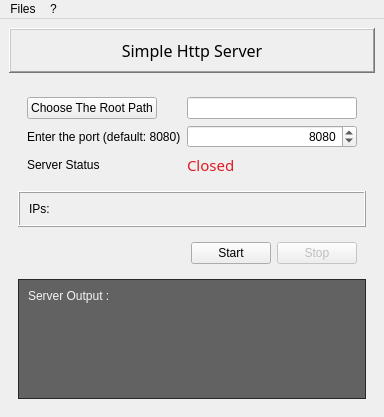
<?xml version="1.0" encoding="UTF-8"?>
<ui version="4.0">
 <class>MainWindow</class>
 <widget class="QMainWindow" name="MainWindow">
  <property name="geometry">
   <rect>
    <x>0</x>
    <y>0</y>
    <width>384</width>
    <height>417</height>
   </rect>
  </property>
  <property name="windowTitle">
   <string>MainWindow</string>
  </property>
  <widget class="QWidget" name="centralwidget">
   <layout class="QVBoxLayout" name="verticalLayout">
    <item>
     <widget class="QFrame" name="titleContainer">
      <property name="sizePolicy">
       <sizepolicy hsizetype="Preferred" vsizetype="Preferred">
        <horstretch>0</horstretch>
        <verstretch>0</verstretch>
       </sizepolicy>
      </property>
      <property name="frameShape">
       <enum>QFrame::WinPanel</enum>
      </property>
      <property name="frameShadow">
       <enum>QFrame::Raised</enum>
      </property>
      <layout class="QHBoxLayout" name="horizontalLayout">
       <property name="sizeConstraint">
        <enum>QLayout::SetDefaultConstraint</enum>
       </property>
       <item>
        <widget class="QLabel" name="title">
         <property name="styleSheet">
          <string notr="true">font: 16px bold ;</string>
         </property>
         <property name="text">
          <string>Simple Http Server</string>
         </property>
         <property name="alignment">
          <set>Qt::AlignCenter</set>
         </property>
        </widget>
       </item>
      </layout>
     </widget>
    </item>
    <item>
     <widget class="QFrame" name="mainContainer">
      <property name="sizePolicy">
       <sizepolicy hsizetype="Preferred" vsizetype="Expanding">
        <horstretch>0</horstretch>
        <verstretch>0</verstretch>
       </sizepolicy>
      </property>
      <layout class="QVBoxLayout" name="verticalLayout_2">
       <item alignment="Qt::AlignTop">
        <widget class="QFrame" name="frame">
         <property name="enabled">
          <bool>true</bool>
         </property>
         <property name="sizePolicy">
          <sizepolicy hsizetype="Preferred" vsizetype="Preferred">
           <horstretch>0</horstretch>
           <verstretch>0</verstretch>
          </sizepolicy>
         </property>
         <layout class="QFormLayout" name="formLayout">
          <item row="0" column="0">
           <widget class="QPushButton" name="choosePathButton">
            <property name="text">
             <string>Choose The Root Path</string>
            </property>
           </widget>
          </item>
          <item row="0" column="1">
           <widget class="QLineEdit" name="rootP"/>
          </item>
          <item row="2" column="0">
           <widget class="QLabel" name="label_3">
            <property name="text">
             <string>Enter the port (default: 8080)</string>
            </property>
           </widget>
          </item>
          <item row="2" column="1">
           <widget class="QSpinBox" name="portEdit">
            <property name="alignment">
             <set>Qt::AlignRight|Qt::AlignTrailing|Qt::AlignVCenter</set>
            </property>
            <property name="minimum">
             <number>1</number>
            </property>
            <property name="maximum">
             <number>2147483647</number>
            </property>
            <property name="value">
             <number>8080</number>
            </property>
            <property name="displayIntegerBase">
             <number>10</number>
            </property>
           </widget>
          </item>
          <item row="3" column="0">
           <widget class="QLabel" name="label_4">
            <property name="text">
             <string>Server Status</string>
            </property>
           </widget>
          </item>
          <item row="3" column="1">
           <widget class="QLabel" name="statusLabel">
            <property name="styleSheet">
             <string notr="true">color: rgb(224, 27, 36);
font: 11pt bold;</string>
            </property>
            <property name="text">
             <string>Closed</string>
            </property>
           </widget>
          </item>
         </layout>
        </widget>
       </item>
       <item alignment="Qt::AlignTop">
        <widget class="QFrame" name="ipContainer">
         <property name="enabled">
          <bool>true</bool>
         </property>
         <property name="frameShape">
          <enum>QFrame::Box</enum>
         </property>
         <property name="frameShadow">
          <enum>QFrame::Raised</enum>
         </property>
         <layout class="QHBoxLayout" name="horizontalLayout_3">
          <item alignment="Qt::AlignLeft">
           <widget class="QLabel" name="label">
            <property name="text">
             <string>IPs: </string>
            </property>
           </widget>
          </item>
          <item>
           <widget class="QLabel" name="ips">
            <property name="sizePolicy">
             <sizepolicy hsizetype="Expanding" vsizetype="Preferred">
              <horstretch>0</horstretch>
              <verstretch>0</verstretch>
             </sizepolicy>
            </property>
            <property name="text">
             <string/>
            </property>
            <property name="wordWrap">
             <bool>true</bool>
            </property>
           </widget>
          </item>
         </layout>
        </widget>
       </item>
       <item alignment="Qt::AlignRight|Qt::AlignTop">
        <widget class="QFrame" name="frame_2">
         <property name="sizePolicy">
          <sizepolicy hsizetype="Preferred" vsizetype="Preferred">
           <horstretch>0</horstretch>
           <verstretch>0</verstretch>
          </sizepolicy>
         </property>
         <layout class="QHBoxLayout" name="horizontalLayout_2">
          <item>
           <widget class="QPushButton" name="startButton">
            <property name="text">
             <string>Start</string>
            </property>
            <property name="icon">
             <iconset theme="media-playback-start"/>
            </property>
            <property name="autoDefault">
             <bool>false</bool>
            </property>
            <property name="default">
             <bool>false</bool>
            </property>
           </widget>
          </item>
          <item>
           <widget class="QPushButton" name="closeButton">
            <property name="enabled">
             <bool>false</bool>
            </property>
            <property name="text">
             <string>Stop</string>
            </property>
            <property name="icon">
             <iconset theme="media-playback-stop"/>
            </property>
            <property name="default">
             <bool>false</bool>
            </property>
            <property name="flat">
             <bool>false</bool>
            </property>
           </widget>
          </item>
         </layout>
        </widget>
       </item>
       <item>
        <widget class="QFrame" name="frame_3">
         <property name="sizePolicy">
          <sizepolicy hsizetype="Preferred" vsizetype="Expanding">
           <horstretch>0</horstretch>
           <verstretch>0</verstretch>
          </sizepolicy>
         </property>
         <property name="autoFillBackground">
          <bool>false</bool>
         </property>
         <property name="styleSheet">
          <string notr="true">background-color: rgba(0, 0, 0, 150);
color: rgb(246, 245, 244);</string>
         </property>
         <property name="frameShape">
          <enum>QFrame::StyledPanel</enum>
         </property>
         <property name="frameShadow">
          <enum>QFrame::Raised</enum>
         </property>
         <layout class="QVBoxLayout" name="verticalLayout_3">
          <property name="spacing">
           <number>0</number>
          </property>
          <item alignment="Qt::AlignTop">
           <widget class="QLabel" name="label_2">
            <property name="styleSheet">
             <string notr="true">background-color: transparent;</string>
            </property>
            <property name="text">
             <string>Server Output :</string>
            </property>
           </widget>
          </item>
          <item>
           <widget class="QScrollArea" name="scrollArea">
            <property name="styleSheet">
             <string notr="true">background: transparent;</string>
            </property>
            <property name="widgetResizable">
             <bool>true</bool>
            </property>
            <widget class="QWidget" name="scrollAreaWidgetContents">
             <property name="geometry">
              <rect>
               <x>0</x>
               <y>0</y>
               <width>326</width>
               <height>68</height>
              </rect>
             </property>
            </widget>
           </widget>
          </item>
         </layout>
        </widget>
       </item>
      </layout>
     </widget>
    </item>
   </layout>
  </widget>
  <widget class="QMenuBar" name="menubar">
   <property name="geometry">
    <rect>
     <x>0</x>
     <y>0</y>
     <width>384</width>
     <height>22</height>
    </rect>
   </property>
   <widget class="QMenu" name="menuFiles">
    <property name="title">
     <string>Files</string>
    </property>
    <addaction name="actionStart_Server"/>
    <addaction name="actionStop_Server"/>
    <addaction name="separator"/>
    <addaction name="actionExit"/>
   </widget>
   <widget class="QMenu" name="menu">
    <property name="title">
     <string>?</string>
    </property>
    <addaction name="actionAbout"/>
    <addaction name="actionAbout_Qt"/>
   </widget>
   <addaction name="menuFiles"/>
   <addaction name="menu"/>
  </widget>
  <action name="actionAbout_Qt">
   <property name="icon">
    <iconset>
     <normalon>:/images/qtlogo-16.png</normalon>
    </iconset>
   </property>
   <property name="text">
    <string>About Qt</string>
   </property>
  </action>
  <action name="actionStart_Server">
   <property name="icon">
    <iconset theme="media-playback-start"/>
   </property>
   <property name="text">
    <string>Start Server</string>
   </property>
  </action>
  <action name="actionStop_Server">
   <property name="icon">
    <iconset theme="media-playback-stop"/>
   </property>
   <property name="text">
    <string>Stop Server</string>
   </property>
  </action>
  <action name="actionExit">
   <property name="icon">
    <iconset theme="application-exit"/>
   </property>
   <property name="text">
    <string>Exit</string>
   </property>
  </action>
  <action name="actionAbout">
   <property name="icon">
    <iconset theme="help-about"/>
   </property>
   <property name="text">
    <string>About</string>
   </property>
  </action>
 </widget>
 <resources/>
 <connections/>
</ui>
